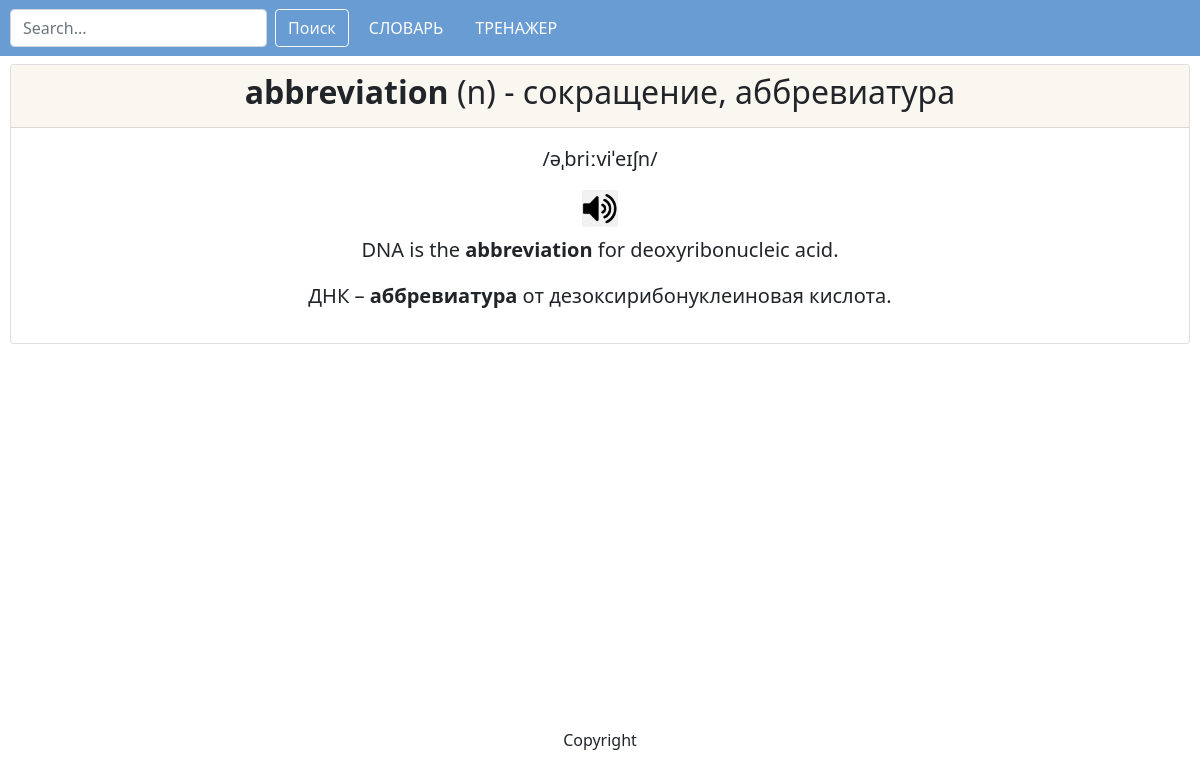
Page /entry_page on the committed database.
### main/models.py (models this page shows, shortened)
class Entries(models.Model):
    word = models.CharField('eng word', max_length=50)
    translation = models.CharField('ru translation', max_length=100)
    transcription = models.CharField('eng transcription', max_length=50)
    pos = models.CharField('part of speech', max_length=5)
    eng_example = models.TextField('eng example sentence', max_length=250)
    ru_example = models.TextField('ru example sentence', max_length=250)
    module = models.IntegerField('module')
    def getEng(self):
        return self.eng_example
    def getRu(self):
        return self.ru_example
    class Meta:
        verbose_name = 'Entry'
        verbose_name_plural = 'Entries'
        ordering = ["word"]

### main/views.py (the view)
# urls.py: path('entry_page', views.entry, name='entry'),
def entry(request):
    word = request.GET.get("word")
    module = request.GET.get("module")
    myKwargs = {'word':word, 'module':module}
    data = services.get_entry_data(**myKwargs)
    if data["found"]:
        return render(request, 'main/entry_page.html', data)
    else:
        return render(request, 'main/not_found.html', {"word": word, "module": module})

### main/services.py (called while the page is built)
def get_entry_data(**kwargs):
    kwargs = {k: kwargs[k]  for k in kwargs if kwargs[k]}
    try:
        entry = Entries.objects.filter(**kwargs)[0]
    except IndexError:
        return {"found": False}
    data = {"entry": entry,
            "eng": entry.getEng().replace('<<b>', '<b>').replace('<d>>', '</b>'),
            "ru": entry.getRu().replace('<<b>', '<b>').replace('<d>>', '</b>'),
            "found": True
            }
    return data

### main/templates/main/entry_page.html (shortened to what this page needs)
{% extends 'base/card_template.html' %}
{% load static %}
{% block cardhead %}
<h2><b>{{ entry.word }}</b> ({{ entry.pos }}) - {{ entry.translation }}</h2>
{% endblock %}
{% block cardbody %}
<div style="text-align: center; font-size: 20px">
<div class="wrapper">
    <p>{{ entry.transcription }}</p>
    <input type="image" width="4%" src="{% static 'main/img/soundbutton.png' %}" onclick="document.getElementById('audiotag').play();">
</div>
<p>{{ eng|safe }}</p>
<p>{{ ru|safe }}</p>
</div>
{% endblock %}

### rows in the picture
Entries: word "abbreviation", pos "n", translation "сокращение, аббревиатура", transcription "/əˌbriːviˈeɪʃn/", word "DNA is the abbreviation for deoxyribonucleic acid."

### other values in the picture
{{ ru|safe }} "ДНК – аббревиатура от дезоксирибонуклеиновая кислота."
